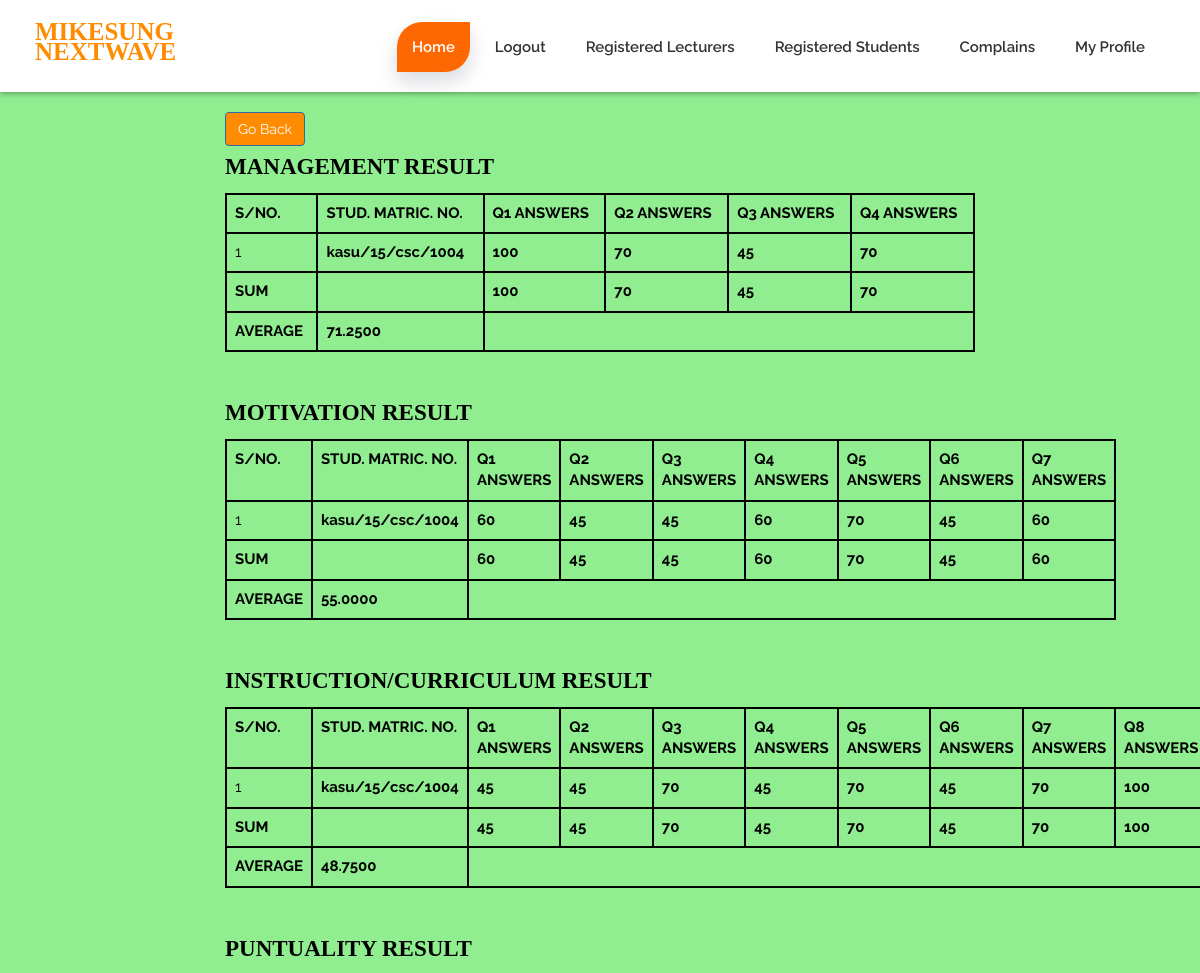
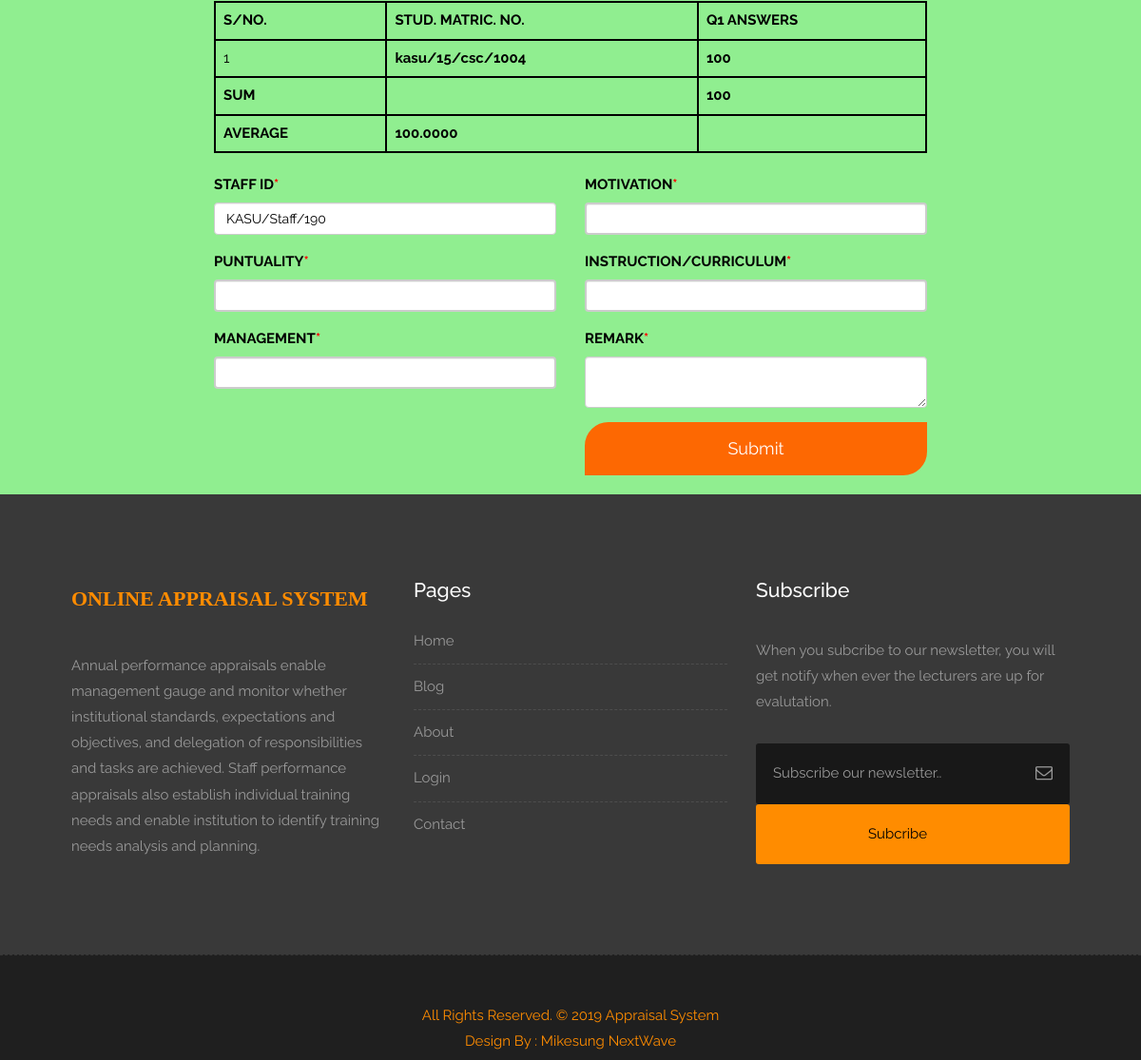
Screenshot of /admin_result_page.php?id=3 with the database file from the repository (2 pictures, top to bottom).
### tables this page shows
CREATE TABLE `mgt_answer` (
  `student_id` int(11) NOT NULL,
  `staff_id` int(11) NOT NULL,
  `question1_choice` int(11) DEFAULT NULL,
  `question2_choice` int(11) DEFAULT NULL,
  `question3_choice` int(11) DEFAULT NULL,
  `question4_choice` int(11) DEFAULT NULL
);

CREATE TABLE `student_signup` (
  `id` int(11) NOT NULL,
  `school_id` int(11) DEFAULT NULL,
  `faculty_id` int(11) DEFAULT NULL,
  `department_id` int(11) DEFAULT NULL,
  `course_id` int(11) DEFAULT NULL,
  `firstName` varchar(50) DEFAULT NULL,
  `lastName` varchar(50) DEFAULT NULL,
  `middleName` varchar(50) DEFAULT NULL,
  `gender` varchar(50) DEFAULT NULL,
  `matric_Number` varchar(100) DEFAULT NULL,
  `mobile` varchar(50) DEFAULT NULL,
  `password` varchar(50) DEFAULT NULL,
  `password_confirm` varchar(50) DEFAULT NULL,
  `email` varchar(50) DEFAULT NULL
);

CREATE TABLE `motivation_answer` (
  `student_id` int(11) NOT NULL,
  `staff_id` int(11) NOT NULL,
  `question1_choice` int(11) DEFAULT NULL,
  `question2_choice` int(11) DEFAULT NULL,
  `question3_choice` int(11) DEFAULT NULL,
  `question4_choice` int(11) DEFAULT NULL,
  `question5_choice` int(11) DEFAULT NULL,
  `question6_choice` int(11) DEFAULT NULL,
  `question7_choice` int(11) DEFAULT NULL
);

CREATE TABLE `instruction_curriculum_answer` (
  `student_id` int(11) NOT NULL,
  `staff_id` int(11) NOT NULL,
  `question1_choice` int(11) DEFAULT NULL,
  `question2_choice` int(11) DEFAULT NULL,
  `question3_choice` int(11) DEFAULT NULL,
  `question4_choice` int(11) DEFAULT NULL,
  `question5_choice` int(11) DEFAULT NULL,
  `question6_choice` int(11) DEFAULT NULL,
  `question7_choice` int(11) DEFAULT NULL,
  `question8_choice` int(11) DEFAULT NULL
);

CREATE TABLE `puntuality_answer` (
  `student_id` int(11) NOT NULL,
  `staff_id` int(11) NOT NULL,
  `question1_choice` int(11) DEFAULT NULL
);

CREATE TABLE `lecturers_data` (
  `id` int(11) NOT NULL,
  `title` varchar(50) DEFAULT NULL,
  `school_id` int(11) DEFAULT NULL,
  `faculty_id` int(11) DEFAULT NULL,
  `department_id` int(11) DEFAULT NULL,
  `firstName` varchar(50) DEFAULT NULL,
  `lastName` varchar(50) DEFAULT NULL,
  `middleName` varchar(50) DEFAULT NULL,
  `gender` varchar(50) DEFAULT NULL,
  `staff_id` varchar(100) DEFAULT NULL,
  `mobile` varchar(50) DEFAULT NULL,
  `password` varchar(50) DEFAULT NULL,
  `email` varchar(50) DEFAULT NULL
);

### admin_result_page.php (the view, shortened to what the rows shown need)
<?php include ('admin_header.php'); ?>
<body style="background-color: lightgreen">
<div class="container-fluid" style="padding-top: 20px">
<?php
 include('db_connect.php');
?>
    <div class="col-md-8">
        <table class="table">
            <tr>
                <th>S/NO.</th>
                <th>STUD. MATRIC. NO.</th>
                <th>Q1 ANSWERS</th>
                <th>Q2 ANSWERS</th>
                <th>Q3 ANSWERS</th>
                <th>Q4 ANSWERS</th>
            </tr>
            <?php
            $no = 1;
                $id = $_GET['id'];
                $sql = "SELECT
                           *
                        FROM lecturers_data
                        INNER JOIN mgt_answer
                            ON lecturers_data.id = mgt_answer.staff_id
                        INNER JOIN student_signup
                            ON student_signup.id = mgt_answer.student_id
                        WHERE lecturers_data.id = '".$id."'";
                $query = mysqli_query($conn, $sql) or die(mysqli_error($conn));
                while ($row=mysqli_fetch_assoc($query)) {
             ?>
                <tr>
                    <td><?php echo $no ;?></td>
                    <th><?php echo $row['matric_Number']; ?></th>
                    <th><?php echo $row['question1_choice']; ?></th>
                    <th><?php echo $row['question2_choice']; ?></th>
                    <th><?php echo $row['question3_choice']; ?></th>
                    <th><?php echo $row['question4_choice']; ?></th>
                </tr>
            <?php
            $no++;
             }
           ?>
            <?php
                $sql = "SELECT
                            SUM(question1_choice) AS sum1,
                            SUM(question2_choice) AS sum2,
                            SUM(question3_choice) AS sum3,
                            SUM(question4_choice) AS sum4,
                            SUM(question1_choice + question2_choice + question3_choice + question4_choice)/(COUNT(question1_choice) + COUNT(question2_choice) + COUNT(question3_choice) + COUNT(question4_choice)) AS avg1
                        FROM lecturers_data
                        INNER JOIN mgt_answer
                            ON lecturers_data.id = mgt_answer.staff_id
                        INNER JOIN student_signup
                            ON student_signup.id = mgt_answer.student_id
                        WHERE lecturers_data.id = '".$id."'";
                $query = mysqli_query($conn, $sql) or die(mysqli_error($conn));
             ?>
             <?php while($sum_row = mysqli_fetch_assoc($query)): ?>
            <tr>
                <th>SUM</th>
                <th></th>
                <th><?php echo $sum_row['sum1']; ?></th>
                <th><?php echo $sum_row['sum2']; ?></th>
                <th><?php echo $sum_row['sum3']; ?></th>
                <th><?php echo $sum_row['sum4']; ?></th>
            </tr>
            <tr>
                <th>AVERAGE</th>
                <th><?php echo $sum_row['avg1']; ?></th>
            </tr>
            <?php endwhile; ?>
        </table>
    </div>
</div>
<div class="container-fluid" style="padding-top: 20px">
    <div class="col-md-8">
        <table class="table">
            <tr>
                <th>S/NO.</th>
                <th>STUD. MATRIC. NO.</th>
                <th>Q1 ANSWERS</th>
                <th>Q2 ANSWERS</th>
                <th>Q3 ANSWERS</th>
                <th>Q4 ANSWERS</th>
                <th>Q5 ANSWERS</th>
                <th>Q6 ANSWERS</th>
                <th>Q7 ANSWERS</th>
            </tr>
            <?php
            $no = 1;
                $id = $_GET['id'];
                $sql = "SELECT *
                        FROM lecturers_data
                        INNER JOIN motivation_answer
                                ON lecturers_data.id = motivation_answer.staff_id
                        INNER JOIN student_signup
                                ON student_signup.id = motivation_answer.student_id
                        WHERE lecturers_data.id = '".$id."'";
                        $query = mysqli_query($conn, $sql) or die(mysqli_error($conn));
                        while ($row=mysqli_fetch_assoc($query)) {
             ?>
                <tr>
                    <td><?php echo $no ;?></td>
                    <th><?php echo $row['matric_Number']; ?></th>
                    <th><?php echo $row['question1_choice']; ?></th>
                    <th><?php echo $row['question2_choice']; ?></th>
                    <th><?php echo $row['question3_choice']; ?></th>
                    <th><?php echo $row['question4_choice']; ?></th>
                    <th><?php echo $row['question5_choice']; ?></th>
                    <th><?php echo $row['question6_choice']; ?></th>
                    <th><?php echo $row['question7_choice']; ?></th>
                </tr>
            <?php
            $no++;
             }
           ?>
            <?php
                $sql = "SELECT
                            SUM(question1_choice) AS sum1,
                            SUM(question2_choice) AS sum2,
                            SUM(question3_choice) AS sum3,
                            SUM(question4_choice) AS sum4,
                            SUM(question5_choice) AS sum5,
                            SUM(question6_choice) AS sum6,
                            SUM(question7_choice) AS sum7,
                            SUM(question1_choice + question2_choice + question3_choice + question4_choice + question5_choice + question6_choice + question7_choice) / (COUNT(question1_choice) + COUNT(question2_choice) + COUNT(question3_choice) + COUNT(question4_choice) + COUNT(question5_choice) + COUNT(question6_choice) + COUNT(question7_choice)) AS avg1
                            FROM lecturers_data
                            INNER JOIN motivation_answer
                                ON lecturers_data.id = motivation_answer.staff_id
                            INNER JOIN student_signup
                                ON student_signup.id = motivation_answer.student_id
                            WHERE lecturers_data.id = '".$id."'";
               $query = mysqli_query($conn, $sql) or die(mysqli_error($conn));
             ?>
        <?php while($sum_row = mysqli_fetch_assoc($query)): ?>
            <tr>
                <th>SUM</th>
                <th></th>
                <th><?php echo $sum_row['sum1']; ?></th>
                <th><?php echo $sum_row['sum2']; ?></th>
                <th><?php echo $sum_row['sum3']; ?></th>
                <th><?php echo $sum_row['sum4']; ?></th>
                <th><?php echo $sum_row['sum5']; ?></th>
                <th><?php echo $sum_row['sum6']; ?></th>
                <th><?php echo $sum_row['sum7']; ?></th>
            </tr>
            <tr>
                <th>AVERAGE</th>
                <th><?php echo $sum_row['avg1']; ?></th>
            </tr>
        <?php endwhile; ?>
        </table>
    </div>
</div>
<div class="container-fluid" style="padding-top: 20px">
    <div class="col-md-8">
        <table class="table">
            <tr>
                <th>S/NO.</th>
                <th>STUD. MATRIC. NO.</th>
                <th>Q1 ANSWERS</th>
                <th>Q2 ANSWERS</th>
                <th>Q3 ANSWERS</th>
                <th>Q4 ANSWERS</th>
                <th>Q5 ANSWERS</th>
                <th>Q6 ANSWERS</th>
                <th>Q7 ANSWERS</th>
                <th>Q8 ANSWERS</th>
            </tr>
    <?php
        $no = 1;
        $id = $_GET['id'];
        $sql = "SELECT *
            FROM lecturers_data
            INNER JOIN instruction_curriculum_answer
                ON lecturers_data.id = instruction_curriculum_answer.staff_id
            INNER JOIN student_signup
                ON student_signup.id = instruction_curriculum_answer.student_id
            WHERE lecturers_data.id = '".$id."'";
            $query = mysqli_query($conn, $sql) or die(mysqli_error($conn));
            while ($row=mysqli_fetch_assoc($query)) {
             ?>
                <tr>
                    <td><?php echo $no ;?></td>
                    <th><?php echo $row['matric_Number']; ?></th>
                    <th><?php echo $row['question1_choice']; ?></th>
                    <th><?php echo $row['question2_choice']; ?></th>
                    <th><?php echo $row['question3_choice']; ?></th>
                    <th><?php echo $row['question4_choice']; ?></th>
                    <th><?php echo $row['question5_choice']; ?></th>
                    <th><?php echo $row['question6_choice']; ?></th>
                    <th><?php echo $row['question7_choice']; ?></th>
                    <th><?php echo $row['question8_choice']; ?></th>
                </tr>
            <?php
            $no++;
             }
           ?>
            <?php
                $sql = "SELECT
                            SUM(question1_choice) AS sum1,
                            SUM(question2_choice) AS sum2,
                            SUM(question3_choice) AS sum3,
                            SUM(question4_choice) AS sum4,
                            SUM(question5_choice) AS sum5,
                            SUM(question6_choice) AS sum6,
                            SUM(question7_choice) AS sum7,
                            SUM(question8_choice) AS sum8,
                    SUM(question1_choice + question2_choice + question3_choice + question4_choice + question5_choice + question6_choice + question7_choice) / (COUNT(question1_choice) + COUNT(question2_choice) + COUNT(question3_choice) + COUNT(question4_choice) + COUNT(question5_choice) + COUNT(question6_choice) + COUNT(question7_choice) + COUNT(question8_choice)) AS avg1
                FROM lecturers_data
                INNER JOIN instruction_curriculum_answer
                    ON lecturers_data.id = instruction_curriculum_answer.staff_id
                INNER JOIN student_signup
                    ON student_signup.id = instruction_curriculum_answer.student_id
                WHERE lecturers_data.id = '".$id."'";
               $query = mysqli_query($conn, $sql) or die(mysqli_error($conn));
             ?>
        <?php while($sum_row = mysqli_fetch_assoc($query)): ?>
            <tr>
                <th>SUM</th>
                <th></th>
                <th><?php echo $sum_row['sum1']; ?></th>
                <th><?php echo $sum_row['sum2']; ?></th>
                <th><?php echo $sum_row['sum3']; ?></th>
                <th><?php echo $sum_row['sum4']; ?></th>
                <th><?php echo $sum_row['sum5']; ?></th>
                <th><?php echo $sum_row['sum6']; ?></th>
                <th><?php echo $sum_row['sum7']; ?></th>
                <th><?php echo $sum_row['sum8']; ?></th>
            </tr>
            <tr>
                <th>AVERAGE</th>
                <th><?php echo $sum_row['avg1']; ?></th>
            </tr>
        <?php endwhile; ?>
        </table>
    </div>
</div>
<div class="container-fluid" style="padding-top: 20px">
    <div class="col-md-8">
        <table class="table">
            <tr>
                <th>S/NO.</th>
                <th>STUD. MATRIC. NO.</th>
                <th>Q1 ANSWERS</th>
            </tr>
            <?php
            $no = 1;
                $id = $_GET['id'];
                $sql = "SELECT
                           *
                        FROM lecturers_data
                        INNER JOIN puntuality_answer
                            ON lecturers_data.id = puntuality_answer.staff_id
                        INNER JOIN student_signup
                            ON student_signup.id = puntuality_answer.student_id
                        WHERE lecturers_data.id = '".$id."'";
                $query = mysqli_query($conn, $sql) or die(mysqli_error($conn));
                while ($row=mysqli_fetch_assoc($query)) {
             ?>
                <tr>
                    <td><?php echo $no ;?></td>
                    <th><?php echo $row['matric_Number']; ?></th>
                    <th><?php echo $row['question1_choice']; ?></th>
                </tr>
            <?php
            $no++;
             }
           ?>
            <?php
                $sql = "SELECT
                            SUM(question1_choice) AS sum1,
                            SUM(question1_choice )/(COUNT(question1_choice)) AS avg1
                        FROM lecturers_data
                        INNER JOIN puntuality_answer
                            ON lecturers_data.id = puntuality_answer.staff_id
                        INNER JOIN student_signup
                            ON student_signup.id = puntuality_answer.student_id
                        WHERE lecturers_data.id = '".$id."'";
                $query = mysqli_query($conn, $sql) or die(mysqli_error($conn));
             ?>
             <?php while($sum_row = mysqli_fetch_assoc($query)): ?>
            <tr>
                <th>SUM</th>
                <th></th>
                <th><?php echo $sum_row['sum1']; ?></th>
            </tr>
            <tr>
                <th>AVERAGE</th>
                <th><?php echo $sum_row['avg1']; ?></th>
            </tr>
            <?php endwhile; ?>
        </table>
    </div>
</div>
<?php
    $id = $_GET['id'];
    $sql = "SELECT * FROM lecturers_data WHERE id='".$id."'";
    $query = mysqli_query($conn, $sql);
    $row = mysqli_fetch_assoc($query);
?>
<form method="POST" style="padding-bottom: 20px;">
		<div class="container-fluid">
			<div class="col-md-4">
				<fieldset">
					<div class="form-group">
						<label>STAFF ID<b style="color: red;">*</b></label>
                        <input type="text" name="staff_id" class="form-control" value="<?php echo $row['staff_id']; ?>">
					</div>
			</div>
		</div>
	</form>
<?php include 'footer.php' ?>
</body>
</html>

### rows the page displays
mgt_answer: student.matric_Number "kasu/15/csc/1004", question1_choice "100", question2_choice "70", question3_choice "45", question4_choice "70"
motivation_answer: student.matric_Number "kasu/15/csc/1004", question1_choice "60", question2_choice "45", question3_choice "45", question4_choice "60", question5_choice "70", question6_choice "45", question7_choice "60"
instruction_curriculum_answer: student.matric_Number "kasu/15/csc/1004", question1_choice "45", question2_choice "45", question3_choice "70", question4_choice "45", question5_choice "70", question6_choice "45", question7_choice "70", question8_choice "100"
puntuality_answer: student.matric_Number "kasu/15/csc/1004", question1_choice "100"
lecturers_data: staff_id "KASU/Staff/190"

### other values shown
$sum_row['sum1'] "100"
$sum_row['sum2'] "70"
$sum_row['sum3'] "45"
$sum_row['sum4'] "70"
$sum_row['avg1'] "71.2500"
$sum_row['sum1'] "60"
$sum_row['sum2'] "45"
$sum_row['sum4'] "60"
$sum_row['sum5'] "70"
$sum_row['sum6'] "45"
$sum_row['sum7'] "60"
$sum_row['avg1'] "55.0000"
$sum_row['sum1'] "45"
$sum_row['sum3'] "70"
$sum_row['sum4'] "45"
